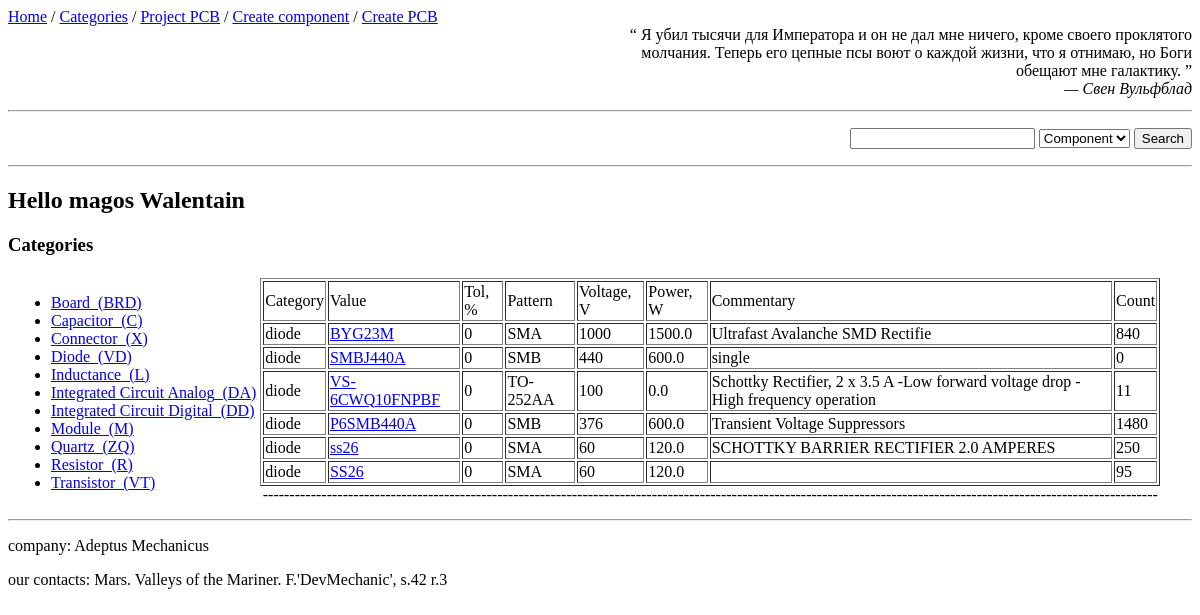
Screenshot of /categories/diode with the database file from the repository.
### app_comp/models.py (models this page shows, shortened)
class Category(db.Model):
    __tablename__ = 'categories'
    id = db.Column(db.Integer, primary_key=True)
    name = db.Column(db.String(128), unique=True, index=True, nullable=False)
    refdes = db.Column(db.String(15), nullable=False)
    components = db.relationship('Component', backref='category',
                                 cascade='all, delete',)

class Component(db.Model):
    __tablename__ = 'components'
    id = db.Column(db.Integer, primary_key=True)
    value = db.Column(db.String(128), index=True, nullable=False)
    tolerance = db.Column(db.Float, default=None)   # %
    voltage = db.Column(db.Integer, default=None)  # V
    power = db.Column(db.Float, default=None)   # W
    count = db.Column(db.Integer, default=0)
    comment = db.Column(db.Text)
    category_name = db.Column(db.String(128), db.ForeignKey("categories.name"))
    pattern_name = db.Column(db.String(128), db.ForeignKey("patterns.name"))
    pcboards = db.relationship("AssociatedCompPcb",
                               back_populates='component')
    def get_parameters_as_dict(self) -> dict:
        return {"category": self.category_name,
                "value": self.value,
                "tol, %": self.tolerance,
                "pattern": self.pattern_name,
                "voltage, V": self.voltage,
                "power, W": self.power,
                "commentary": self.comment,
                "count": self.count
                }

### app_comp/views.py (the view)
@app.route('/categories/<string:type_category>', methods=['get'])
def categories(type_category='menu'):
    all_cat = crud.read_table_sorted(Category, Category.name)
    category = type_category
    if category != 'menu':
        components_from_category = dbt.get_components_from_category(category, Component)
        if components_from_category:
            return render_template("categories.html",
                                   title='Categories',
                                   all_categories=all_cat,
                                   components_of_category=components_from_category)
    return render_template("categories.html",
                               title='Categories',
                               all_categories=all_cat)

### app_comp/forms.py
class SearchForm(FlaskForm):
    value = StringField("Serach value:", validators=[DataRequired()])
    type_search = SelectField("type", choices=['Component', 'PCBoard', 'Pattern'],
                              validators=[DataRequired()],
                              default='Component')
    search = SubmitField('Search')

### app_comp/tools/database_tools.py (called while the page is built)
def get_components_from_category(category, *args):
    filter_param = Component.category_name == category
    cat_components = db.session.query(*args).filter(filter_param).all()
    return cat_components

    def read_table_sorted(self, table, sorted_param):
        return self.db.session.query(table).order_by(sorted_param).all()

### app_comp/tools/quotes.py (called while the page is built)
def get_json_data(path_):
    with open(path_, 'r') as json_object:
        json_data = json.load(json_object)
    return json_data

def random_quote(path=path_to_json):
    quotes = get_json_data(path)
    return random.choice(quotes)

### app_comp/views.py (called while the page is built)
@app.before_request
def base():
    g.form_search = SearchForm()
    temp_bd['quote'] = random_quote()
    temp_bd['user'] = 'magos Walentain'
    g.bd = temp_bd

### app_comp/templates/categories.html (shortened to what this page needs)
{% extends 'base.html'%}
{% block content %}
<h3> {{title}}</h3>
<table>
    <tr>
    <td valign="top" align="left">{% include "categories_part/category_menu.html" %}</td>
    <td valign="top" align="center" width="800px">{% include "categories_part/category_content.html" %}</td>
    </tr>
</table>
{% endblock %}

### app_comp/templates/categories_part/category_menu.html (shortened to what this page needs)
<ul>
    {% for cat in all_categories %}
        <li>
            <a href="{{ url_for('categories', type_category=cat.name) }}">
                {{cat.name|title}}_({{cat.refdes}})
            </a>
         </li>
    {% endfor %}
</ul>

### app_comp/templates/macros.html (shortened to what this page needs)
{% macro show_comps_as_table(components_object) %}
{% if components_object %}
    <table align="center" border="1px" width="900">
    <tr>
        {% for key in components_object[0].get_parameters_as_dict().keys() %}
            <td>{{ key.title() }}</td>
        {% endfor %}
    </tr>
    {% for c in components_object %}
    <tr>
    {% for item in c.get_parameters_as_dict().items() %}
        {% if item[0]=='value' or item[0]=='name'%}
            <td>
            <a href="{{url_for('change_component', id_component=c.id)}}">{{item[1]}}</a>
            </td>
        {% else %}
            <td> {{item[1]}}</td>
        {% endif %}
    {% endfor %}
    </tr>
    {% endfor %}
    </table>
{% else %}
    <p>Not exists</p>
{% endif %}
{% endmacro %}

### rows the page displays
Category: name "Board", refdes "BRD"
Category: name "Capacitor", refdes "C"
Category: name "Connector", refdes "X"
Category: name "Diode", refdes "VD"
Category: name "Inductance", refdes "L"
Category: name "Integrated Circuit Analog", refdes "DA"
Category: name "Integrated Circuit Digital", refdes "DD"
Category: name "Module", refdes "M"
Category: name "Quartz", refdes "ZQ"
Category: name "Resistor", refdes "R"
Category: name "Transistor", refdes "VT"
Component: category_name "diode", value "BYG23M", item "0", pattern_name "SMA", voltage "1000", power "1500.0", comment "Ultrafast Avalanche SMD Rectifie", count "840"
Component: category_name "diode", value "SMBJ440A", item "0" "0", pattern_name "SMB", voltage "440", power "600.0", comment "single"
Component: category_name "diode", value "VS-6CWQ10FNPBF", item "0" "100" "11", pattern_name "TO-252AA", power "0.0", comment "Schottky Rectifier, 2 x 3.5 A -Low forward voltage drop -High frequency operation"
Component: category_name "diode", value "P6SMB440A", item "0", pattern_name "SMB", voltage "376", power "600.0", comment "Transient Voltage Suppressors", count "1480"
Component: category_name "diode", value "ss26", item "0" "60" "250", pattern_name "SMA", power "120.0", comment "SCHOTTKY BARRIER RECTIFIER 2.0 AMPERES"
Component: category_name "diode", value "SS26", item "0" "60" "95", pattern_name "SMA", power "120.0", tolerance 0 (drawn)

### other values shown
{{ g.bd.quote[0] }} "Я убил тысячи для Императора и он не дал мне ничего, кроме своего проклятого молчания. Теперь его цепные псы воют о каждой жизни, что я отнимаю, но Боги обещают мне галактику."
{{ g.bd.quote[1] }} "— Свен Вульфблад"
{{ g.bd.user }} "magos Walentain"
{{ title }} "Categories"
{{ key.title() }} "Category" "Value" "Tol, %" "Pattern" "Voltage, V" "Power, W" "Commentary" "Count"
{{ '-'*168 }} "------------------------------------------------------------------------------------------------------------------------------------------------------------------------"
{{ g.bd.company }} "Adeptus Mechanicus"
{{ g.bd.contacts }} "Mars. Valleys of the Mariner. F.'DevMechanic', s.42 r.3"
